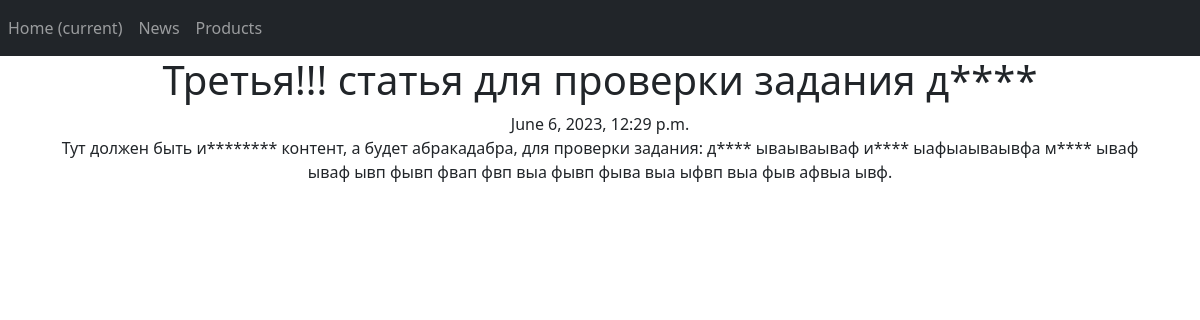
Screenshot of /news/3 with the database file from the repository.
### news/models.py (models this page shows, shortened)
class Post(models.Model):
    author = models.ForeignKey(Author, on_delete=models.CASCADE)
    type = models.BooleanField(default=False, choices=name)  # False = статья, можно переделать, если будет больше вариантов
    time_in = models.DateTimeField(auto_now_add=True)
    post_name = models.CharField(max_length=100)
    post_text = models.TextField(default="Тут должен быть идиотский контент, а будет абракадабра, для проверки задания: дурак ываываываф идиот ыафыаываывфа мудак ываф ываф ывп фывп фвап фвп выа фывп фыва выа ыфвп выа фыв афвыа ывф.")
    post_rating = models.IntegerField(default=0)
    post_chek = models.BooleanField(default=False)
    category = models.ManyToManyField(Category, through='PostCategory')

### news/views.py (the view)
# urls.py: path('<int:pk>', NewsDetail.as_view()),
class NewsDetail(DetailView):
    model = Post
    template_name = 'news.html'
    context_object_name = 'news'

### news/templatetags/custom_filters.py (called while the page is built)
@register.filter()
def censor(value):
   a = ['идиот', 'дура', 'мудак']
   text_list = value.split()
   for i in a:
      for j in range(len(text_list)):
         if i in text_list[j]:
            text_list[j] = text_list[j][0] + '*'*(len(text_list[j])-1)
   text = ' '.join(text_list)
   return text

### templates/news.html (shortened to what this page needs)
{% extends 'flatpages/base.html' %}
{% load custom_filters %}
{% block content %}
<h1>{{ news.post_name | censor }}</h1>
{{ news.time_in | date:"DATETIME_FORMAT"}} <br>
{{ news.post_text | censor }} <br>
{% endblock content %}

### rows the page displays
Post: post_name|censor "Третья!!! статья для проверки задания д****", time_in "June 6, 2023, 12:29 p.m.", post_text|censor "Тут должен быть и******** контент, а будет абракадабра, для проверки задания: д**** ываываываф и**** ыафыаываывфа м**** ываф ываф ывп фывп фвап фвп выа фывп фыва выа ыфвп выа фыв афвыа ывф."
